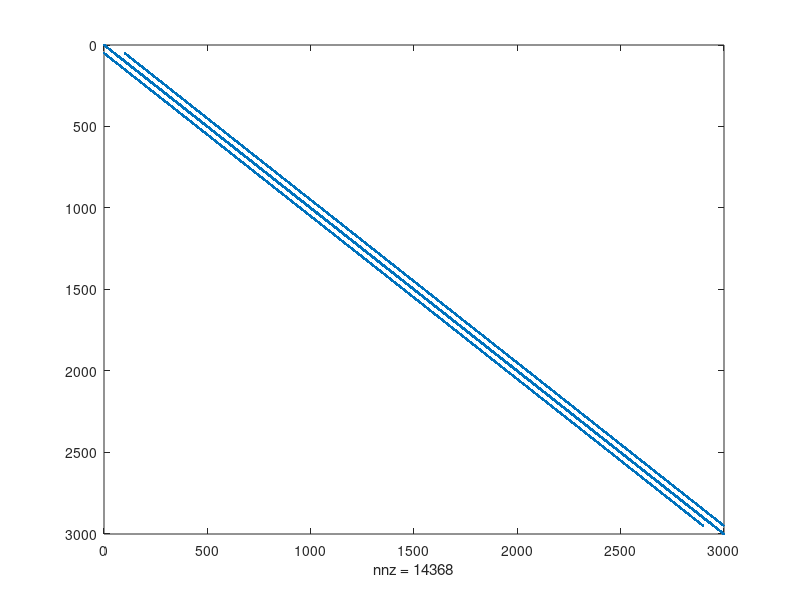
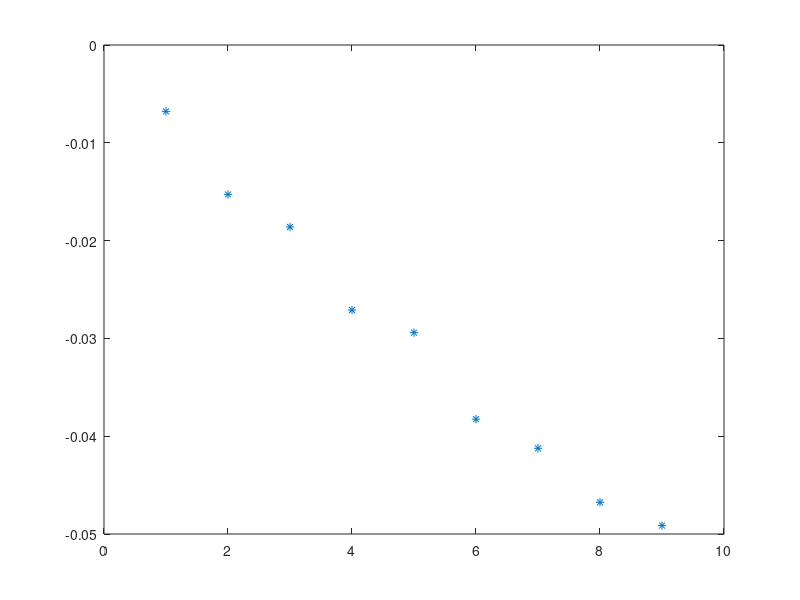
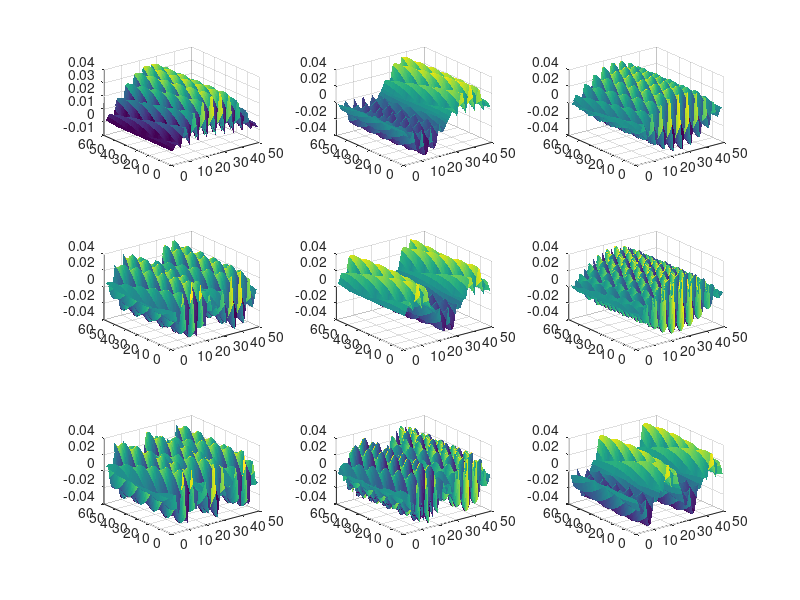

MATLAB code for these plots, in order:
nx = 60;
ny = 50;

G = sparse(nx*ny);
V = zeros(nx,ny);

part9 = 0;

for i = 1:nx
    for j = 1:ny
        n = j + (i-1)*ny; %Node Mapping
        nxp = j + i*ny;
        nxm = j + (i-2)*ny;
        nyp = n + 1;
        nym = n - 1;
        
        if i == 1
           G(n,:) = 0;
           G(n,n) = 1;
        elseif i == nx
            G(n,:) = 0;
            G(n,n) = 1;
        elseif j == 0
            G(n,:) = 0;
            G(n,n) = 1;
        elseif j == ny
            G(n,:) = 0;
            G(n,n) = 1;
        else
            if (part9 == 1)
                if(i > 10 && i < 20 && j > 10 && j < 20)
                    G(n,n) = -2;
                else
                    G(n,n) = -4;
                end
            else
                G(n,n) = -4;
            end
            G(n,nxm) = 1;
            G(n,nxp) = 1;
            G(n,nym) = 1;
            G(n,nyp) = 1;
            
        end
    end
end

figure(1)
spy(G);

[E,D] = eigs(G,9,'SM'); %E is eigenvetors, D is eigenvalues
figure(2)
plot(diag(D),'*');

figure(3)
for i = 1:9
    a = reshape(E(:,i), [nx ny]);
    subplot(3,3,i), surf(a, 'linestyle', 'none');
end

%When nx and ny are not equal: 
%   When they are not equal the modes don't mix

%Part 9:
% Lot of high order modes in that region
%Optically you can think of this as increasing the index of refraction in
%that region
